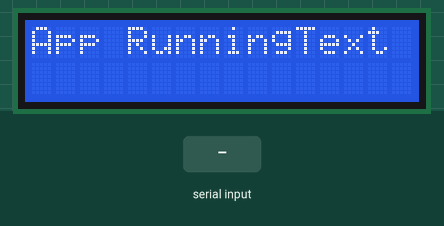
Bench run of a sketch on a simulated Arduino Uno, built with avr-gcc and run on an emulated ATmega328P. On the bench: 16×2 character LCD. Inputs (shaded band) come from the test bench.

Above: at 1.2 s.
1.3 s: "1" received over Serial
At 2.0 s:
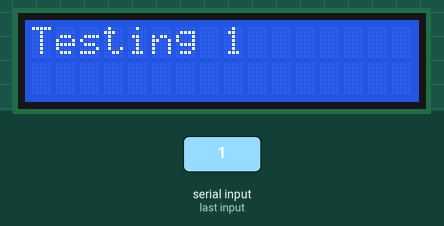
2.9 s: "*" received over Serial
At 4.3 s:
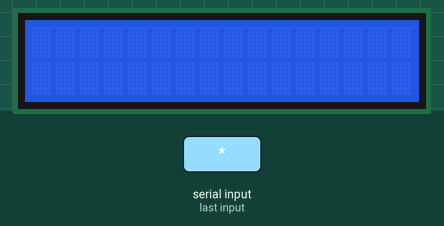
Timing chart, 0 to 5.9 s (numbered marks = the images above; inputs shaded):
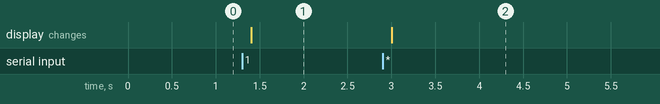

The sketch:

AndroidArduino.ino
```cpp
#include <LiquidCrystal.h>

LiquidCrystal lcd(12, 11, 5, 4, 3, 2);

char inbyte;
int LED = 13;

void setup(){
  lcd.begin(16, 2);
  Serial.begin(9600);
  digitalWrite(LED, LOW);
  lcd.write("App RunningText");

}

void loop()
{
  if (Serial.available()) {
    delay(100);

    inbyte = Serial.read();
    if( inbyte == '1' ) function1();

    if (inbyte == '*')
    {
      lcd.clear();
      while (Serial.available() > 0)
      {
        lcd.write(Serial.read());
      }
    }
  }
}

void function1()
{
  lcd.clear();
  lcd.write("Testing 1");
}
```

Measured:
- after the input at 1.3 s, the display: changes after 0.10 s (image 1)
- after the input at 2.9 s, the display: changes after 0.10 s (image 2)
